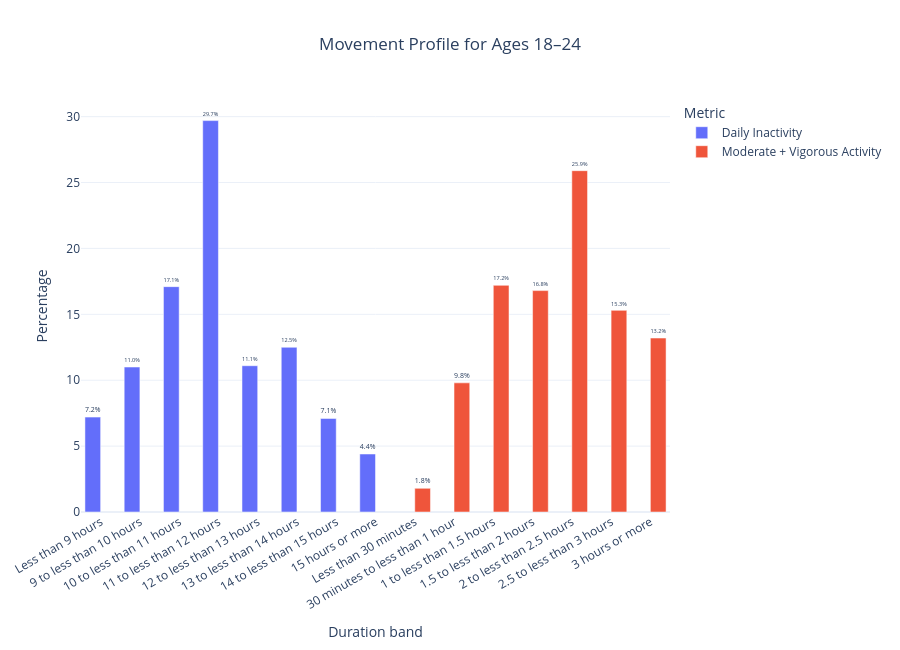

Here is the notebook cell this chart was saved with:
### Code cell
import plotly.express as px

main_cleaned = cleaned[
    cleaned["metric_group"].isin(["inactivity", "moderate_vigorous"])
].copy()

main_cleaned["metric_group"] = main_cleaned["metric_group"].replace({
    "inactivity": "Daily Inactivity",
    "moderate_vigorous": "Moderate + Vigorous Activity"
})

fig = px.bar(
    main_cleaned,
    x="category",
    y="value",
    color="metric_group",
    barmode="group",
    text="value",
    title="Movement Profile for Ages 18–24",
    labels={
        "category": "Duration band",
        "value": "Percentage",
        "metric_group": "Metric"
    },
    hover_data={"value": ":.1f"}
)

fig.update_traces(
    texttemplate="%{text:.1f}%",
    textposition="outside"
)

fig.update_layout(
    template="plotly_white",
    height=650,
    title_x=0.5,
    xaxis_tickangle=-30
)

fig.show()

### Figure 1 — Plotly figure (JSON) as saved in the notebook; plotly's stock layout.template omitted (floating-point values rounded to 4 significant figures)
{"data": [{"alignmentgroup": "True", "hovertemplate": "Metric=Daily Inactivity<br>Duration band=%{x}<br>Percentage=%{text:.1f}<extra></extra>", "legendgroup": "Daily Inactivity", "marker": {"color": "#636efa", "pattern": {"shape": ""}}, "name": "Daily Inactivity", "offsetgroup": "Daily Inactivity", "orientation": "v", "showlegend": true, "text": [7.2, 11.0, 17.1, 29.7, 11.1, 12.5, 7.1, 4.4], "textposition": "outside", "texttemplate": "%{text:.1f}%", "type": "bar", "x": ["Less than 9 hours", "9 to less than 10 hours", "10 to less than 11 hours", "11 to less than 12 hours", "12 to less than 13 hours", "13 to less than 14 hours", "14 to less than 15 hours", "15 hours or more"], "xaxis": "x", "y": [7.2, 11.0, 17.1, 29.7, 11.1, 12.5, 7.1, 4.4], "yaxis": "y"}, {"alignmentgroup": "True", "hovertemplate": "Metric=Moderate + Vigorous Activity<br>Duration band=%{x}<br>Percentage=%{text:.1f}<extra></extra>", "legendgroup": "Moderate + Vigorous Activity", "marker": {"color": "#EF553B", "pattern": {"shape": ""}}, "name": "Moderate + Vigorous Activity", "offsetgroup": "Moderate + Vigorous Activity", "orientation": "v", "showlegend": true, "text": [1.8, 9.8, 17.2, 16.8, 25.9, 15.3, 13.2], "textposition": "outside", "texttemplate": "%{text:.1f}%", "type": "bar", "x": ["Less than 30 minutes", "30 minutes to less than 1 hour", "1 to less than 1.5 hours", "1.5 to less than 2 hours", "2 to less than 2.5 hours", "2.5 to less than 3 hours", "3 hours or more"], "xaxis": "x", "y": [1.8, 9.8, 17.2, 16.8, 25.9, 15.3, 13.2], "yaxis": "y"}], "layout": {"barmode": "group", "height": 650, "legend": {"title": {"text": "Metric"}, "tracegroupgap": 0}, "title": {"text": "Movement Profile for Ages 18–24", "x": 0.5}, "xaxis": {"anchor": "y", "domain": [0, 1], "tickangle": -30, "title": {"text": "Duration band"}}, "yaxis": {"anchor": "x", "domain": [0, 1], "title": {"text": "Percentage"}}}}
